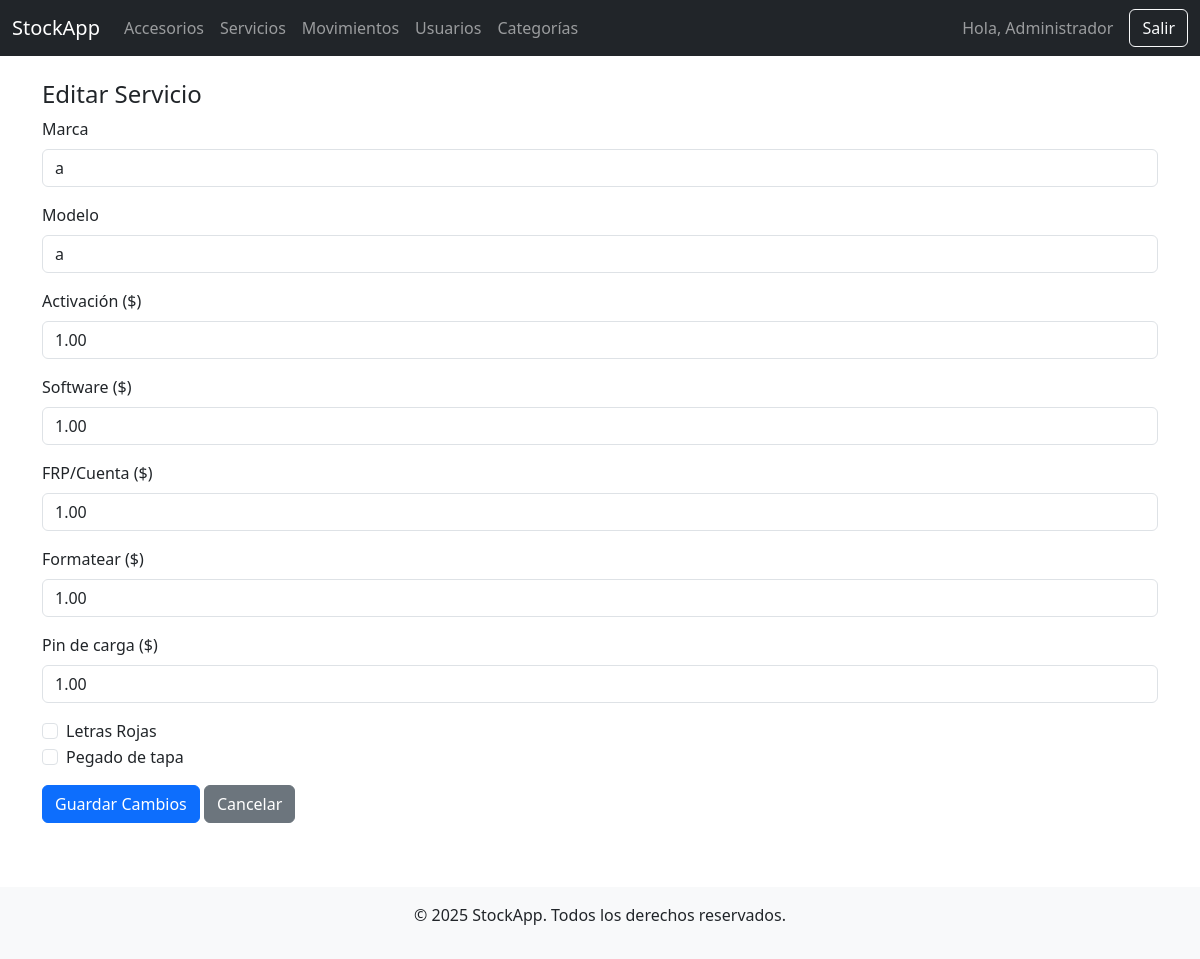
The page /servicios/editar.php?id=14 (signed in) on the database its author committed.
### tables this page shows
CREATE TABLE `servicios` (
  `id` int(11) NOT NULL,
  `marca` varchar(100) NOT NULL,
  `modelo` varchar(100) NOT NULL,
  `activacion` decimal(10,2) DEFAULT 0.00,
  `software` decimal(10,2) DEFAULT 0.00,
  `frp` decimal(10,2) DEFAULT 0.00,
  `formatear` decimal(10,2) DEFAULT 0.00,
  `pin_de_carga` decimal(10,2) DEFAULT 0.00,
  `letras_rojas` tinyint(1) DEFAULT 0,
  `pegado_tapa` tinyint(1) DEFAULT 0,
  `activo` tinyint(1) DEFAULT 1,
  `creado_en` timestamp NOT NULL DEFAULT current_timestamp()
);

### servicios/editar.php (the view, shortened to what this page needs)
<?php
require_once '../config/database.php';
$id = (int) $_GET['id'];
$stmt = $pdo->prepare("SELECT * FROM servicios WHERE id = ?");
$stmt->execute([$id]);
$servicio = $stmt->fetch();
include '../includes/header.php';
include '../includes/navbar.php';
?>
<div class="container mt-4">
    <h4>Editar Servicio</h4>
    <form method="POST">
        <div class="mb-3">
            <label class="form-label">Marca</label>
            <input type="text" name="marca" class="form-control" value="<?= htmlspecialchars($servicio['marca']) ?>" required>
        </div>
        <div class="mb-3">
            <label class="form-label">Modelo</label>
            <input type="text" name="modelo" class="form-control" value="<?= htmlspecialchars($servicio['modelo']) ?>" required>
        </div>
        <div class="mb-3">
            <label class="form-label">Activación ($)</label>
            <input type="number" step="0.01" name="activacion" class="form-control" value="<?= $servicio['activacion'] ?>">
        </div>
        <div class="mb-3">
            <label class="form-label">Software ($)</label>
            <input type="number" step="0.01" name="software" class="form-control" value="<?= $servicio['software'] ?>">
        </div>
        <div class="mb-3">
            <label class="form-label">FRP/Cuenta ($)</label>
            <input type="number" step="0.01" name="frp" class="form-control" value="<?= $servicio['frp'] ?>">
        </div>
        <div class="mb-3">
            <label class="form-label">Formatear ($)</label>
            <input type="number" step="0.01" name="formatear" class="form-control" value="<?= $servicio['formatear'] ?>">
        </div>
        <div class="mb-3">
            <label class="form-label">Pin de carga ($)</label>
            <input type="number" step="0.01" name="pin_de_carga" class="form-control" value="<?= $servicio['pin_de_carga'] ?>">
        </div>
        <div class="mb-3">
            <div class="form-check">
                <input class="form-check-input" type="checkbox" name="letras_rojas" value="1" <?= $servicio['letras_rojas'] ? 'checked' : '' ?>>
                <label class="form-check-label">Letras Rojas</label>
            </div>
            <div class="form-check">
                <input class="form-check-input" type="checkbox" name="pegado_tapa" value="1" <?= $servicio['pegado_tapa'] ? 'checked' : '' ?>>
                <label class="form-check-label">Pegado de tapa</label>
            </div>
        </div>
        <div class="mb-3">
            <button type="submit" class="btn btn-primary">Guardar Cambios</button>
            <a href="listar.php" class="btn btn-secondary">Cancelar</a>
        </div>
    </form>
</div>
<?php include '../includes/footer.php'; ?>

### rows shown on the page
servicios: marca "a", modelo "a", activacion "1.00", software "1.00", frp "1.00", formatear "1.00", pin_de_carga "1.00"

### other values the page prints
$_SESSION['nombre'] "Administrador"
